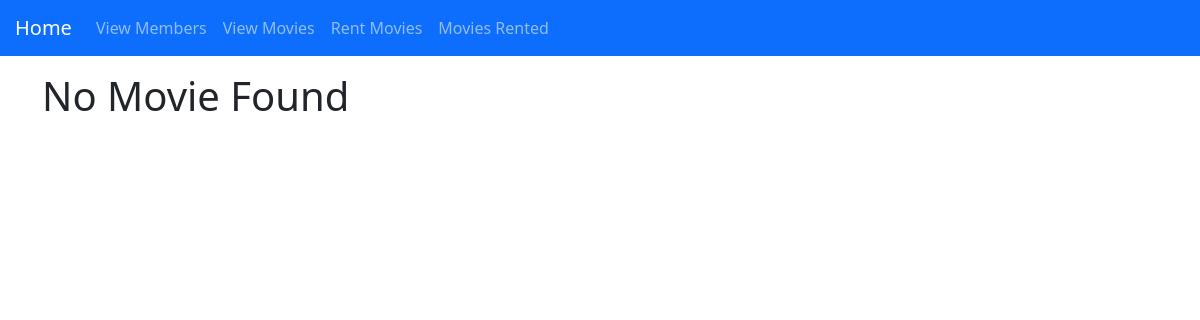
/member/update/11/, run on an earlier commit of the app's database.
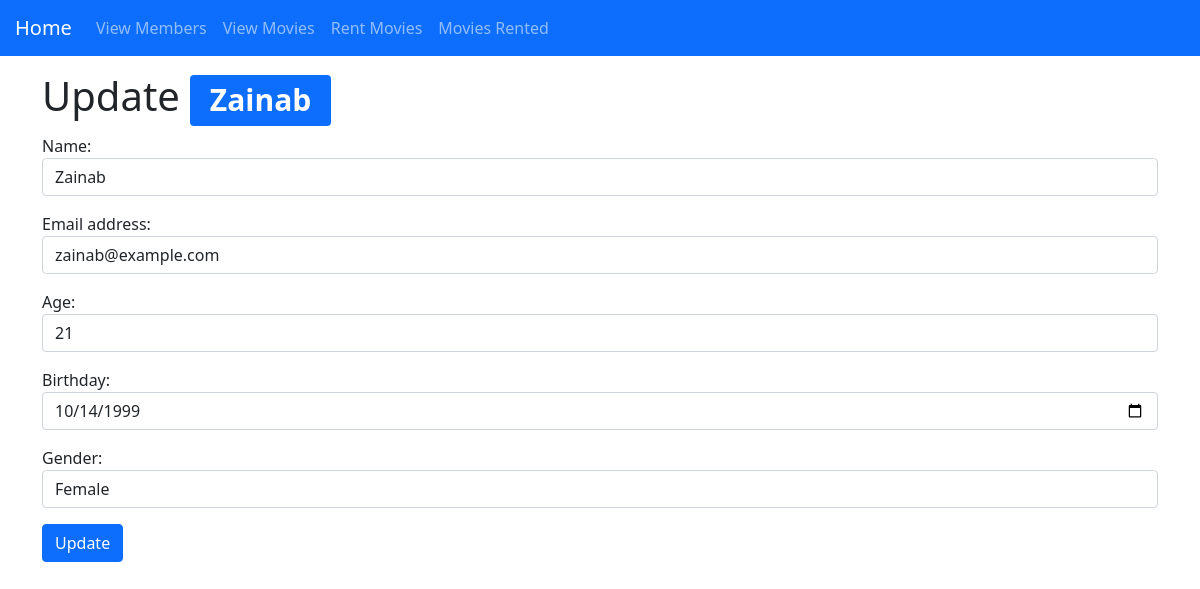
And on a later commit of the database.
### videostore/models.py (models this page shows, shortened)
class Members(models.Model):
    member_name = models.CharField(max_length=100, verbose_name="Name")
    email_address = models.CharField(max_length=100, verbose_name="Email Address", null=True, unique=True)
    age = models.PositiveIntegerField(verbose_name="Age", null=True)
    birthday = models.DateTimeField(null=True)
    gender = models.CharField(max_length=100, null=True)
    member_join_date = models.DateTimeField(auto_now_add=True)

### videostore/views.py (the view)
# urls.py: path("member/update/<int:id>/", views.update_member_info),
def update_member_info(request, id):
    form = forms.MemberForm(request.POST or None, instance=getMember(id))
    if form.is_valid():
        form.save()
        return redirect('/members/')
    return render(request, 'videostore/update_member.html', {"member":getMember(id), "form":form})

### videostore/forms.py (shortened to what this page needs)
class MemberForm(forms.ModelForm):
    CHOICES = [
        (1, "Male"),
        (2, "Female"),
        (3, "Other"),
        (4, "Rather Not Say")
    ]
    age = forms.IntegerField(widget=forms.NumberInput(attrs={'class':'form-control'}))
    birthday = forms.DateInput()
    email_address = forms.EmailField(widget=forms.TextInput(attrs={'class':'form-control'}))
    gender = forms.ChoiceField(choices = CHOICES, widget=forms.Select(attrs={'class':'form-control'}))
    class Meta:
        model = models.Members
        fields = ['member_name', 'email_address', 'age', 'birthday', 'gender']
        widgets = {
            'member_name': forms.TextInput(attrs={'class':'form-control'}),
            'email_address': forms.TextInput(attrs={'class':'form-control'}),
            'birthday': DateInput(attrs={'class':'form-control'}),
        }

### videostore/views.py (called while the page is built)
def getMember(id):
    try:
        member = models.Members.objects.get(id=id)
        return member
    except:
        return None

### videostore/templates/videostore/update_member.html (shortened to what this page needs)
{% extends "videostore/base.html" %}
{% block content %}
    <div class="container mt-3">
        {% if member %}
            <h1>Update <span class="badge bg-primary">{{member.member_name}}</span></h1>
            <form method="POST" action="">
                {{ form.as_p }}
                <button type="submit" class="btn btn-primary">Update</button>
            </form>
        {% else %}
            <h1>No Movie Found</h1>
        {% endif %}
    </div>
{% endblock content %}

What changed in the data, as far as the page shows it:
added Members: member_name "Zainab", email_address "zainab@example.com", age "21", birthday "10/14/1999", gender "Female"
Also different on the page:
text no longer shown: "No Movie Found"
text now shown: "Update Name: Email address: Age: Birthday: Gender: Update"
